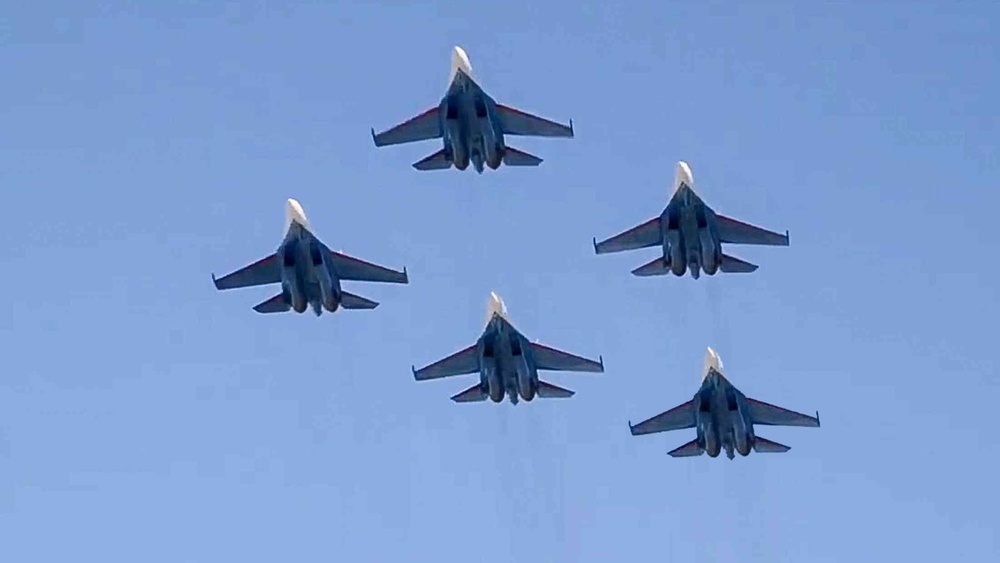
#> input picture assignment-4/planes_forg_2.jpg, 1000 x 563 px, shrunk from 2200 x 1238 before the run
$ python main.py
#> lines starting #> are read from the running program, lines starting #| are printed output that depends on the picture; after the words box and inside, x2 and y2 are one past the last pixel; in counts of white or black regions, pixels touching at a corner belong together
### assignment-4/utils.py
import matplotlib.pyplot as plt
import json
import numpy as np


def show_img(img):
    plt.imshow(img, cmap='gray', vmin=0, vmax=255)
    plt.show()


# [12 lines left out: functions save_data, load_data, not called in this run]

### assignment-4/main.py
import cv2
import time
import numpy as np
import warnings
from scipy.ndimage import median_filter

from config import cfg
from utils import show_img
warnings.filterwarnings('ignore')


def get_preprocessed_g(x_filter, y_filter, img):
    g_x = abs(cv2.filter2D(src=img, kernel=x_filter, ddepth=-1, borderType=cv2.BORDER_REFLECT))
    g_y = abs(cv2.filter2D(src=img, kernel=y_filter, ddepth=-1, borderType=cv2.BORDER_REFLECT))
    g = np.sqrt(g_x**2 + g_y**2)
    div = g_y/g_x
    div[np.isnan(div)] = 0
    div[np.isinf(div)] = g_y[np.isinf(div)]
    theta = np.arctan(div) + np.pi/2
    cfg.theta_threshold = np.radians(cfg.theta_threshold)
    cond1 = (0.0 <= theta) * (theta <= cfg.theta_threshold)
    cond2 = (np.pi/2 - cfg.theta_threshold <= theta) * (theta <= np.pi/2 + cfg.theta_threshold)
    cond3 = (np.pi - cfg.theta_threshold <= theta) * (theta <= np.pi)
    res_mask = cond1 + cond2 + cond3
    g_x, g_y = g_x * res_mask, g_y * res_mask
    g_x[g > cfg.g_threshold] = 0.0
    g_y[g > cfg.g_threshold] = 0.0
    return g_x, g_y


def get_grid_lines(g, lines_type=''):
    print(f'extracting grid lines of type: {lines_type}..')
    if lines_type == 'v':
        g = g.T
    e_s = cv2.filter2D(src=g, kernel=np.ones((1, cfg.ac)), ddepth=-1, borderType=cv2.BORDER_REFLECT)
    medians = median_filter(e_s, size=(cfg.ac, 1))
    e = e_s - medians
    e[e < 0] = 0
    offsets = np.arange(0, cfg.ac, 8)
    footprint = np.zeros((cfg.ac, 1))
    footprint[offsets] = 1.0
    g_res = median_filter(e, footprint=footprint)
    if lines_type == 'v':
        g_res = g_res.T
    return g_res


if __name__ == '__main__':
    source_img = cv2.imread(cfg.img_path).astype('float32')
    source_img = cv2.cvtColor(source_img, cv2.COLOR_BGR2GRAY)
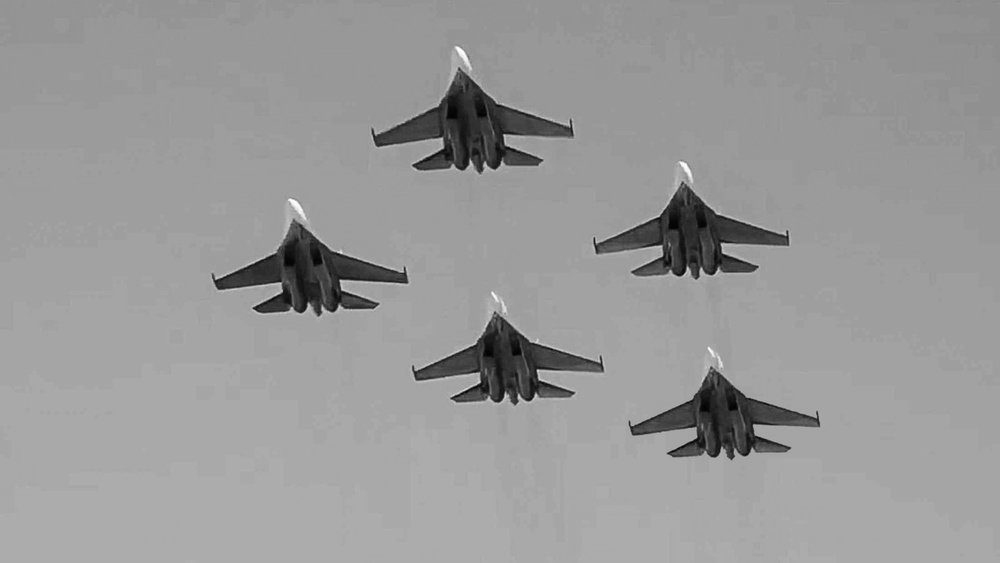
#> source_img: shape (563, 1000) float32; min 2.85, max 254.4, mean 153.1
    start_time = time.time()

    x_filter = np.array([[-1, 2, -1]])
    y_filter = x_filter.T
    g_x, g_y = get_preprocessed_g(x_filter, y_filter, source_img)
#> in get_preprocessed_g, `div[np.isinf(div)] = g_y[np.isinf(div)]`: div: shape (563, 1000) float32; min 0, max 21293428, mean 717.9
#> in get_preprocessed_g, `cond1 = (0.0 <= theta) * (theta <= cfg.theta_threshold)`: cond1: shape (563, 1000) bool; every value is 0
#> in get_preprocessed_g, `cond2 = (np.pi/2 - cfg.theta_threshold <= theta) * (theta <= np.pi/2 +..`:
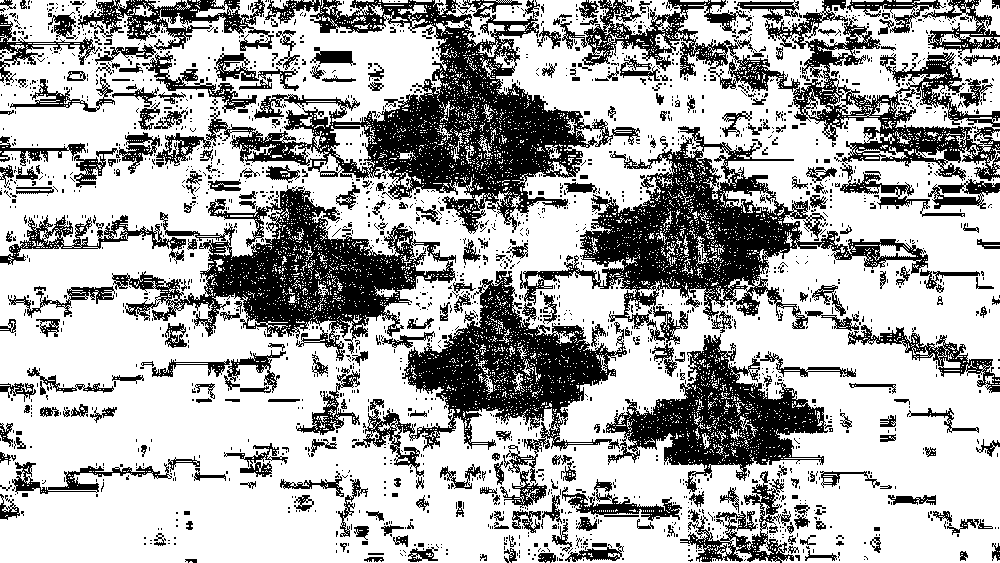
#> cond2: shape (563, 1000) bool; 67.6% white; 2091 black regions (1767 under 20 px), largest, box (x1, y1, x2, y2) and area: (206, 0, 640, 234) 29415, (520, 126, 928, 345) 22736, (112, 185, 456, 361) 19636
#> in get_preprocessed_g, `cond3 = (np.pi - cfg.theta_threshold <= theta) * (theta <= np.pi)`: cond3: shape (563, 1000) bool; 3.1% white in thin lines or dots
#> in get_preprocessed_g, `res_mask = cond1 + cond2 + cond3`: res_mask: shape (563, 1000) bool; 70.7% white; black in thin lines or dots
#> in get_preprocessed_g, `g_x[g > cfg.g_threshold] = 0.0`: g_x: shape (563, 1000) float32; min 0, max 30, mean 0.2
#> in get_preprocessed_g, `g_y[g > cfg.g_threshold] = 0.0`:
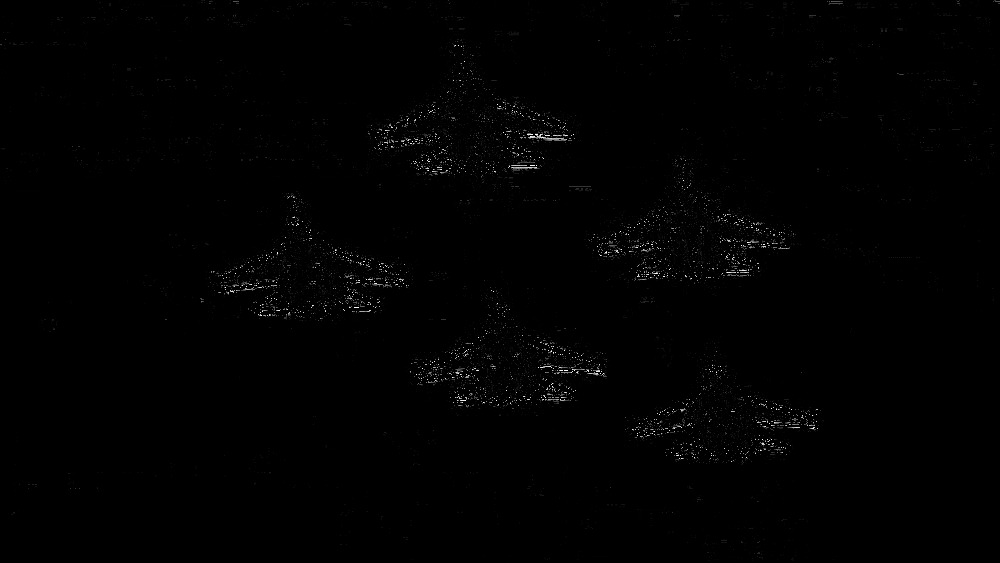
#> g_y: shape (563, 1000) float32; min 0, max 29.99, mean 0.2; drawn with min black and max white
    g_h = get_grid_lines(g_y, lines_type='h')
#> in get_grid_lines, `e[e < 0] = 0`: e: shape (563, 1000) float32; min 0, max 586.1, mean 3
    g_v = get_grid_lines(g_x, lines_type='v')
#> call 2 of get_grid_lines, with lines_type = 'v'
#> in get_grid_lines (call 2), `e_s = cv2.filter2D(src=g, kernel=np.ones((1, cfg.ac)), ddepth=-1, bord..`:
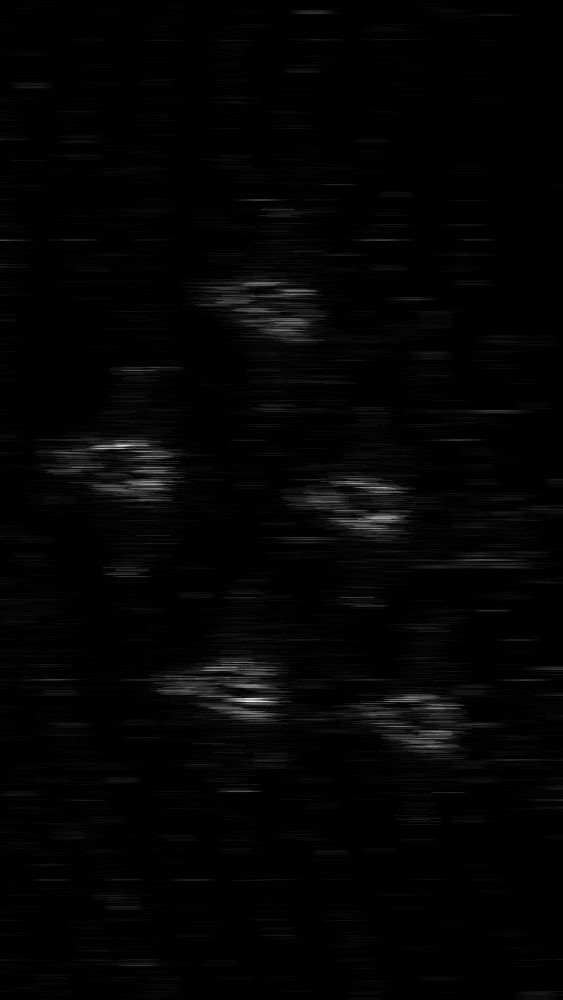
#> e_s: shape (1000, 563) float32; min 0, max 443, mean 7.3; drawn with min black and max white
#> in get_grid_lines (call 2), `e = e_s - medians`:
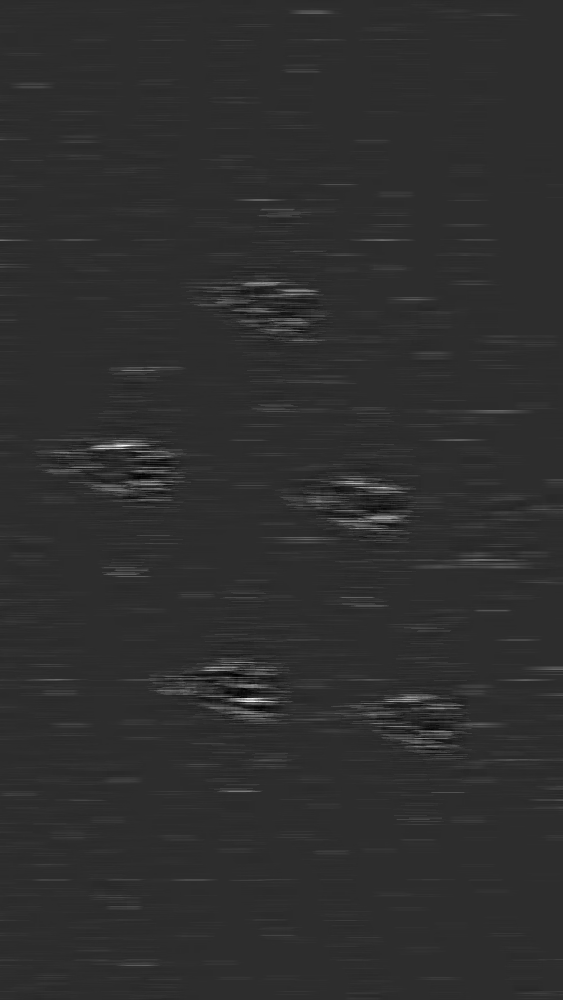
#> e: shape (1000, 563) float32; min -78.42, max 363.7, mean 2.6; drawn with min black and max white
    g = g_h + g_v
#> g: shape (563, 1000) float32

    h, w = g.shape
#> h = 563; w = 1000
    for r in range(0, h - cfg.block_size, cfg.block_size):
        for c in range(0, w - cfg.block_size, cfg.block_size):
            block = g[r:r + cfg.block_size, c:c + cfg.block_size]
            b1 = np.sum(block[1:cfg.block_size - 1, 1:cfg.block_size - 1], 0)
            b2 = np.sum([block[0, 1:cfg.block_size - 1], block[-1, 1:cfg.block_size - 1]], 1)
            b3 = np.sum(block[1:cfg.block_size - 1, 1:cfg.block_size - 1], 1)
            b4 = np.sum([block[1:cfg.block_size - 1, 0], block[1:cfg.block_size - 1, -1]], 1)
            b = np.max(b1) - np.min(b2) + np.max(b3) - np.min(b4)
            g[r:r + cfg.block_size, c:c + cfg.block_size] = np.ones((cfg.block_size, cfg.block_size)) * b
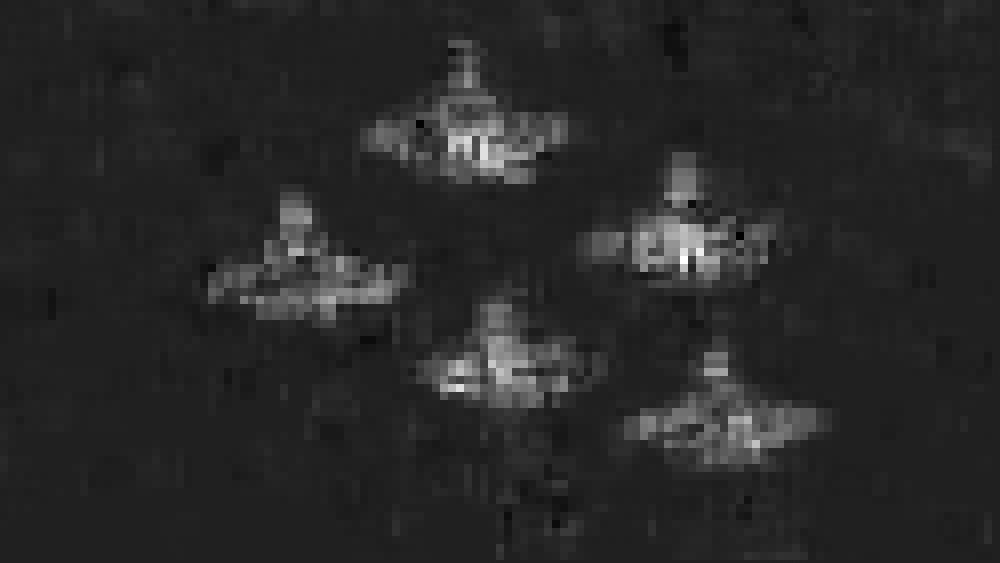
#> g: shape (563, 1000) float32; min -97.65, max 680.4, mean 26; drawn with min black and max white
    show_img(g)
    cv2.imwrite('anomaly_score.png', np.array(g))
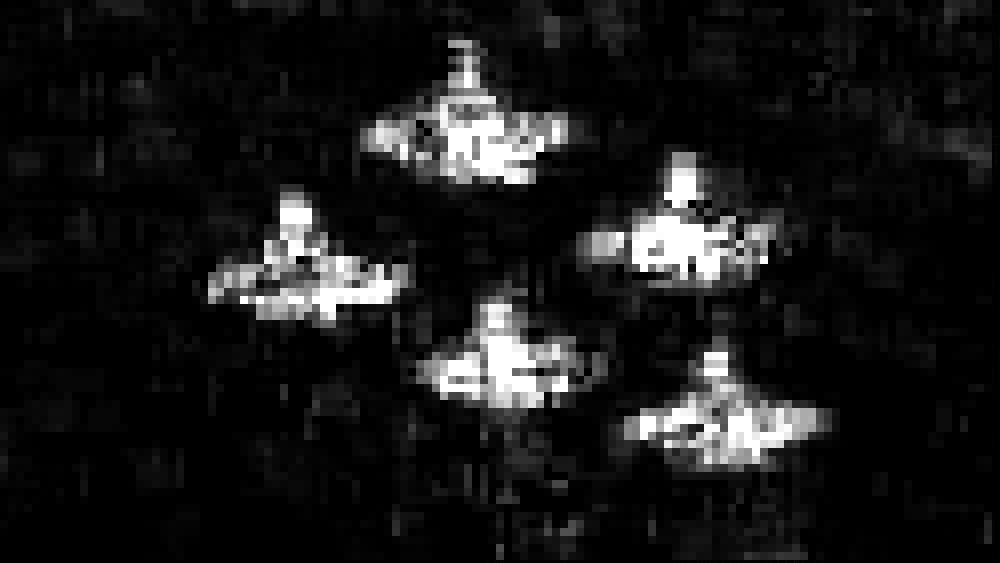
#> saved as anomaly_score.png: shape (563, 1000); min 0, max 255, mean 25
    print(f'Total time: {round((time.time() - start_time) / 60, 3)} min')
